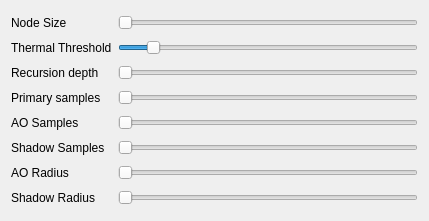
<?xml version="1.0" encoding="UTF-8"?>
<ui version="4.0">
 <class>RenderParamsWindow</class>
 <widget class="QDialog" name="RenderParamsWindow">
  <property name="geometry">
   <rect>
    <x>0</x>
    <y>0</y>
    <width>429</width>
    <height>221</height>
   </rect>
  </property>
  <property name="windowTitle">
   <string>Rendering Parameters</string>
  </property>
  <layout class="QGridLayout" name="gridLayout">
   <item row="3" column="0">
    <widget class="QLabel" name="label_8">
     <property name="text">
      <string>Primary samples</string>
     </property>
    </widget>
   </item>
   <item row="1" column="0">
    <widget class="QLabel" name="label_7">
     <property name="text">
      <string>Thermal Threshold</string>
     </property>
    </widget>
   </item>
   <item row="1" column="1">
    <widget class="QSlider" name="sliderThermalThreshold">
     <property name="minimum">
      <number>1</number>
     </property>
     <property name="maximum">
      <number>1000</number>
     </property>
     <property name="value">
      <number>100</number>
     </property>
     <property name="orientation">
      <enum>Qt::Horizontal</enum>
     </property>
    </widget>
   </item>
   <item row="5" column="0">
    <widget class="QLabel" name="label_6">
     <property name="text">
      <string>Shadow Samples</string>
     </property>
    </widget>
   </item>
   <item row="5" column="1">
    <widget class="QSlider" name="sliderShadowSamples">
     <property name="minimum">
      <number>1</number>
     </property>
     <property name="maximum">
      <number>64</number>
     </property>
     <property name="orientation">
      <enum>Qt::Horizontal</enum>
     </property>
    </widget>
   </item>
   <item row="7" column="0">
    <widget class="QLabel" name="label_4">
     <property name="text">
      <string>Shadow Radius</string>
     </property>
    </widget>
   </item>
   <item row="7" column="1">
    <widget class="QSlider" name="sliderShadowRadius">
     <property name="minimum">
      <number>1</number>
     </property>
     <property name="maximum">
      <number>10000</number>
     </property>
     <property name="orientation">
      <enum>Qt::Horizontal</enum>
     </property>
    </widget>
   </item>
   <item row="0" column="1">
    <widget class="QSlider" name="sliderNodeSize">
     <property name="minimum">
      <number>32</number>
     </property>
     <property name="maximum">
      <number>100000</number>
     </property>
     <property name="orientation">
      <enum>Qt::Horizontal</enum>
     </property>
    </widget>
   </item>
   <item row="4" column="1">
    <widget class="QSlider" name="sliderAOSamples">
     <property name="minimum">
      <number>1</number>
     </property>
     <property name="maximum">
      <number>64</number>
     </property>
     <property name="orientation">
      <enum>Qt::Horizontal</enum>
     </property>
    </widget>
   </item>
   <item row="6" column="1">
    <widget class="QSlider" name="sliderAORadius">
     <property name="minimum">
      <number>1</number>
     </property>
     <property name="maximum">
      <number>10000</number>
     </property>
     <property name="orientation">
      <enum>Qt::Horizontal</enum>
     </property>
    </widget>
   </item>
   <item row="0" column="0">
    <widget class="QLabel" name="label">
     <property name="text">
      <string>Node Size</string>
     </property>
    </widget>
   </item>
   <item row="4" column="0">
    <widget class="QLabel" name="label_2">
     <property name="text">
      <string>AO Samples</string>
     </property>
    </widget>
   </item>
   <item row="6" column="0">
    <widget class="QLabel" name="label_3">
     <property name="text">
      <string>AO Radius</string>
     </property>
    </widget>
   </item>
   <item row="3" column="1">
    <widget class="QSlider" name="sliderPrimarySamples">
     <property name="minimum">
      <number>1</number>
     </property>
     <property name="maximum">
      <number>64</number>
     </property>
     <property name="orientation">
      <enum>Qt::Horizontal</enum>
     </property>
    </widget>
   </item>
   <item row="2" column="1">
    <widget class="QSlider" name="sliderRecursionDepth">
     <property name="maximum">
      <number>8</number>
     </property>
     <property name="orientation">
      <enum>Qt::Horizontal</enum>
     </property>
    </widget>
   </item>
   <item row="2" column="0">
    <widget class="QLabel" name="label_5">
     <property name="text">
      <string>Recursion depth</string>
     </property>
    </widget>
   </item>
  </layout>
 </widget>
 <connections/>
</ui>
